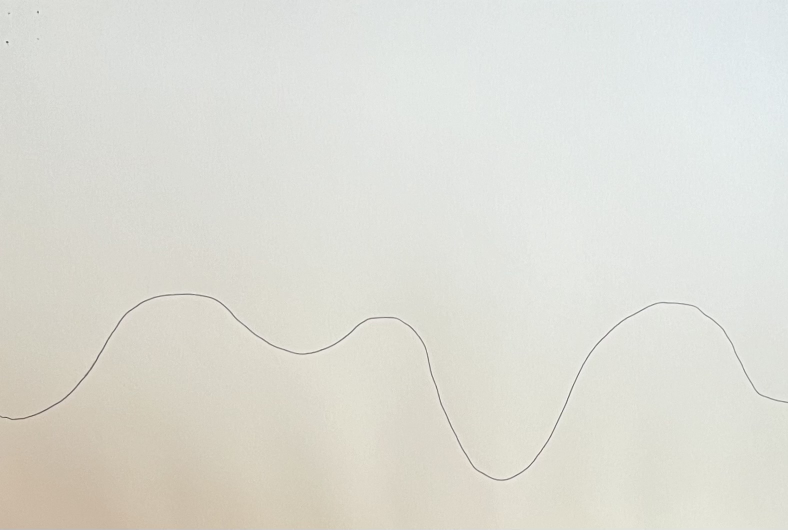
#> input picture IMG_1708.jpg, 1576 x 1059 px (shown at 1/2 size)
$ python openCVcontourtest.py
#> lines starting #> are read from the running program, lines starting #| are printed output that depends on the picture; after the words box and inside, x2 and y2 are one past the last pixel; in counts of white or black regions, pixels touching at a corner belong together
from __future__ import print_function
import cv2 as cv
import numpy as np
import argparse
import random as rng
import statistics as stat

rng.seed(12345)


def coordMean(coords):
    xs = []
    ys = []
    for i in range(len(coords)):
        xs.append(coords[i][0])
        ys.append(coords[i][1])
    return [stat.mean(map(float, xs)), stat.mean(map(float, ys))]

def findDot(contours):
    dots = []
    for i in range(len(contours)):
        contour = contours[i]
        contour = [i[0] for i in contour]
        if len(contour) < 30:
            dots.append(coordMean(contour))


    groupedDots = []
    for i in range(len(dots)):
        dot = dots[i]
        foundMatch = False
        for j in range(len(groupedDots)):
            if abs(dot[0] - groupedDots[j][0][0]) < 5 and abs(dot[1] - groupedDots[j][0][1]) < 5:
                groupedDots[j].append(dot)
                foundMatch = True
                break

        if not foundMatch:
            groupedDots.append([dot])

    if(len(groupedDots) != 4):
        print("ERROR: length of orienting dot array is ", len(groupedDots))
        return

    dotF = [coordMean(i) for i in groupedDots]

    for i in range(4):
        dotF[i][0] = int(dotF[i][0])
        dotF[i][1] = int(dotF[i][1])

    dot1 = dotF[0]

    minxDiff = 100
    minyDiff = 100
    closeX = -1
    closeY = -1
    for i in range(1, 4):
        if abs(dot1[0]-dotF[i][0]) < minxDiff:
            minxDiff = abs(dot1[0]-dotF[i][0])
            closeX = i

        if abs(dot1[1]-dotF[i][1]) < minyDiff:
            minyDiff = abs(dot1[1]-dotF[i][1])
            closeY = i

    matchIdx = np.setdiff1d([1, 2, 3], [closeX, closeY])[0]
    match = dotF[matchIdx]

    dotF.pop(matchIdx)
    dotF.pop(0)


    pairs = [[dot1, match], dotF]

    pairs[0][0] = [pairs[0][0]]
    pairs[0][1] = [pairs[0][1]]
    pairs[1][0] = [pairs[1][0]]
    pairs[1][1] = [pairs[1][1]]

    corrected_pairs = [np.array(pair, dtype=np.int32) for pair in pairs]

    return corrected_pairs


def findIntersection(pairs):
    x1, y1 = pairs[0][0][0]
    x2, y2 = pairs[0][1][0]
    x3, y3 = pairs[1][0][0]
    x4, y4 = pairs[1][1][0]

    den = (x1 - x2) * (y3 - y4) - (y1 - y2) * (x3 - x4)

    num1 = (x1 * y2 - y1 * x2)
    num2 = (x3 * y4 - y3 * x4)
    numx = num1 * (x3 - x4) - (x1 - x2) * num2
    numy = num1 * (y3 - y4) - (y1 - y2) * num2

    ix = numx / den
    iy = numy / den

    return (int(ix), int(iy))


# Load source image
parser = argparse.ArgumentParser(description='Code for Finding contours in your image tutorial.')
parser.add_argument('--input', help='', default='IMG_1708.jpg')
args = parser.parse_args()

src = cv.imread(cv.samples.findFile(args.input))
#> src is the input picture: shape (1059, 1576, 3); mean B, G, R 213.1, 220.9, 221.1
if src is None:
    print('Could not open or find the image:', args.input)
    exit(0)

# Convert image to gray and blur it
src_gray = cv.cvtColor(src, cv.COLOR_BGR2GRAY)
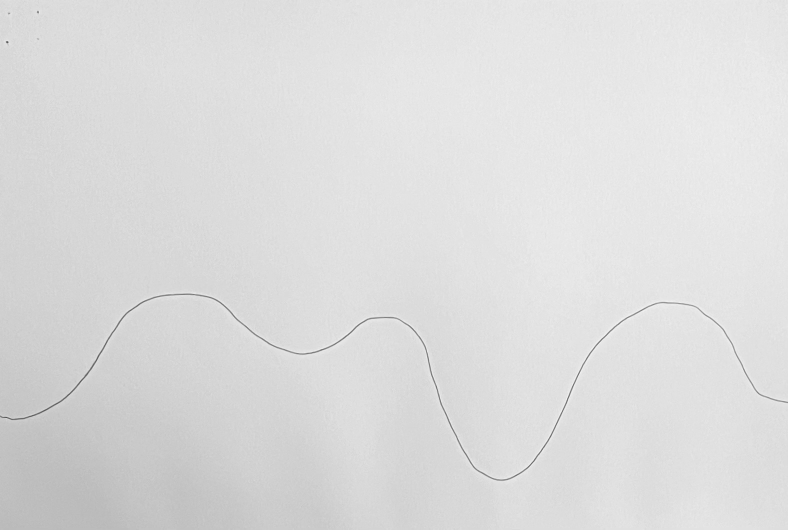
#> src_gray: shape (1059, 1576) (shown at 1/2 size); min 73, max 254, mean 220.1
src_gray = cv.blur(src_gray, (3,3))

# Create Window
source_window = 'Source'
cv.namedWindow(source_window)
cv.imshow(source_window, src)
max_thresh = 100
thresh = 70 # initial threshold

# Detect edges using Canny
canny_output = cv.Canny(src_gray, thresh, thresh * 2)
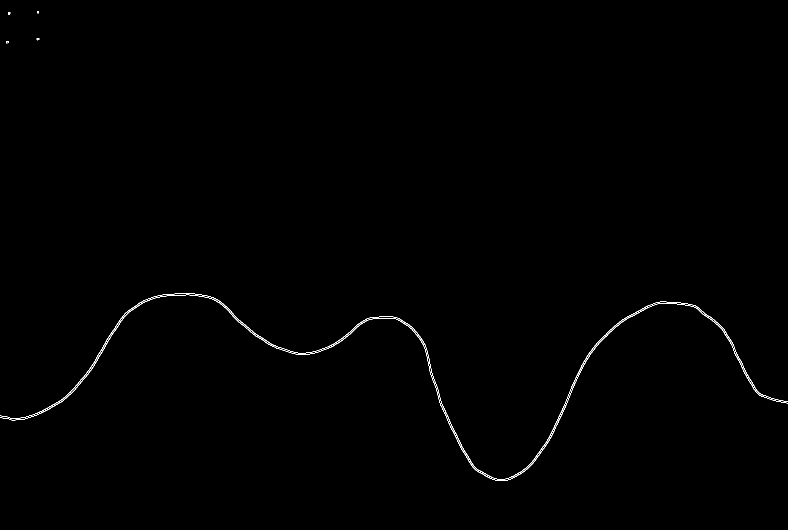
#> canny_output: shape (1059, 1576) (shown at 1/2 size); 0.33% white in thin lines or dots, all inside (x1, y1, x2, y2) = (0, 22, 1576, 962)

# Find contours
contours, hierarchy = cv.findContours(canny_output, cv.RETR_TREE, cv.CHAIN_APPROX_SIMPLE)
#> contours = 9 contours, 7 with area under 20; largest, box (x1, y1, x2, y2) and area: (0, 586, 1576, 959) 789, (0, 589, 1576, 962) 779


# Draw contours
drawing = np.zeros((canny_output.shape[0], canny_output.shape[1], 3), dtype=np.uint8)
for i in range(1, len(contours)):
    color = (rng.randint(0,256), rng.randint(0,256), rng.randint(0,256))
    cv.drawContours(drawing, contours, i, color, 2, cv.LINE_8, hierarchy, 0)
    print(len(contours[i]))
#> this loop made 8 passes
#> color on passes 1 to 8: (213, 5, 152), (188, 99, 138), (223, 82, 191), (63, 221, 133), (89, 95, 181), (46, 211, 85), (75, 105, 39), (97, 174, 164)
#| 2263
#| 10
#| 6
#| 9
#| 8
#| 6
#| 8
#| 11


for i in range(len(contours[1])):
    print(contours[1][i])
#> this loop made 2263 passes
#| [[370 586]]
#| [[369 587]]
#| [[349 587]]
#| [[348 588]]
#| [[332 588]]
#| [[331 589]]
#| [[325 589]]
#| [[324 590]]
#> (further printed lines are left out)


pairs = findDot(contours)
#> the loop in findDot, `for i in range(len(contours)):` made 9 passes
#> contour on passes 4, 7: [[12, 83], [13, 82], [14, 82], [16, 84], [14, 86], [12, 84]], [[16, 25], [16, 28], [19, 28], [20, 27], [19, 26], [20, 25]]
#> after the loop in findDot, `for i in range(len(contours)):`: dots = [[14.6, 84.1], [13.5, 83.5], [75.67, 77.78], [75.5, 77.5], [18.33, 26.5], [17.5, 26.5], [75.27, 23.64]]
#> the loop in findDot, `for i in range(len(dots)):` made 7 passes
#> after the loop in findDot, `for i in range(len(dots)):`: groupedDots = [[[14.6, 84.1], [13.5, 83.5]], [[75.67, 77.78], [75.5, 77.5]], [[18.33, 26.5], [17.5, 26.5]], [[75.27, 23.64]]]
#> in findDot, `dotF = [coordMean(i) for i in groupedDots]`: dotF = [[14.05, 83.8], [75.58, 77.64], [17.92, 26.5], [75.27, 23.64]]
#> after the loop in findDot, `for i in range(4):`: dotF = [[14, 83], [75, 77], [17, 26], [75, 23]]
#> in findDot, `dot1 = dotF[0]`: dot1 = [14, 83]
#> the loop in findDot, `for i in range(1, 4):` made 3 passes
#> (minxDiff, minyDiff) on pass 1: (61, 6)
#> minxDiff on pass 2: 3
#> after the loop in findDot, `for i in range(1, 4):`: closeX = 2; closeY = 1; minxDiff = 3; minyDiff = 6
#> in findDot, `matchIdx = np.setdiff1d([1, 2, 3], [closeX, closeY])[0]`: matchIdx = 3
#> in findDot, `match = dotF[matchIdx]`: match = [75, 23]
#> in findDot, `pairs = [[dot1, match], dotF]`: pairs = [[[14, 83], [75, 23]], [[75, 77], [17, 26]]]
#> in findDot, `corrected_pairs = [np.array(pair, dtype=np.int32) for pair in pairs]`: corrected_pairs = 2 contours, all with area under 20
#> pairs = 2 contours, all with area under 20

cv.drawContours(drawing, pairs, -1, (255, 255, 255), 1, cv.LINE_8)
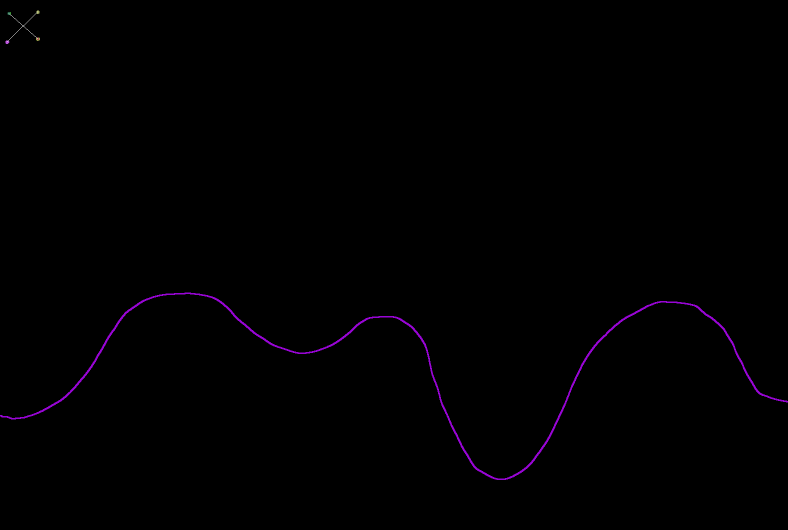
#> drawing: shape (1059, 1576, 3) (shown at 1/2 size); mean of channels 0, 1, 2 1.1, 0.1, 0.8; drawn as B, G, R


intersection = findIntersection(pairs)
#> in findIntersection, `x1, y1 = pairs[0][0][0]`: x1 = 14; y1 = 83
#> in findIntersection, `x2, y2 = pairs[0][1][0]`: x2 = 75; y2 = 23
#> in findIntersection, `x3, y3 = pairs[1][0][0]`: x3 = 75; y3 = 77
#> in findIntersection, `x4, y4 = pairs[1][1][0]`: x4 = 17; y4 = 26
#> in findIntersection, `den = (x1 - x2) * (y3 - y4) - (y1 - y2) * (x3 - x4)`: den = -6591
#> in findIntersection, `num1 = (x1 * y2 - y1 * x2)`: num1 = -5903
#> in findIntersection, `num2 = (x3 * y4 - y3 * x4)`: num2 = 641
#> in findIntersection, `numx = num1 * (x3 - x4) - (x1 - x2) * num2`: numx = -303273
#> in findIntersection, `numy = num1 * (y3 - y4) - (y1 - y2) * num2`: numy = -339513
#> in findIntersection, `ix = numx / den`: ix = 46.01
#> in findIntersection, `iy = numy / den`: iy = 51.51
#> intersection = (46, 51)

cv.circle(drawing, intersection, 6, (255, 255, 255), 1)
#> drawing: shape (1059, 1576, 3); under 0.01% of pixels changed, all inside (x1, y1, x2, y2) = (40, 45, 53, 58)


cv.imshow('Contours', drawing)


cv.waitKey()
